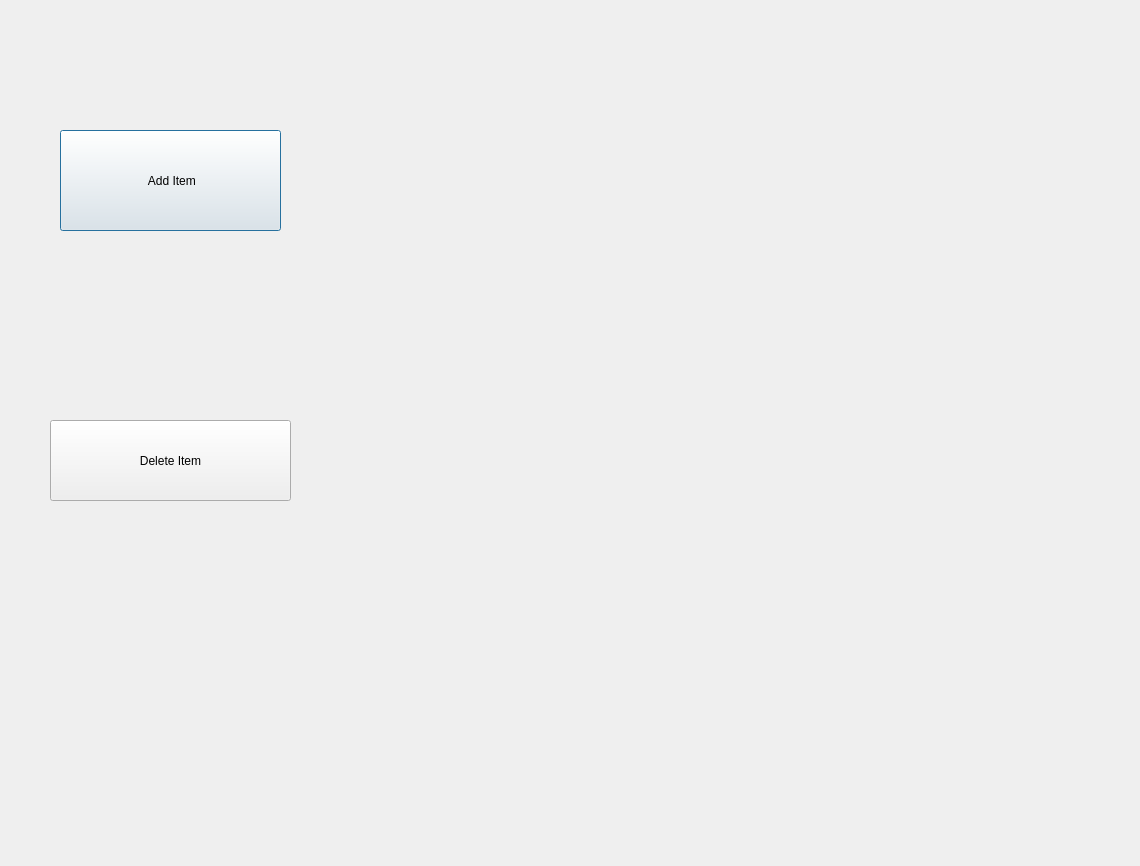
<?xml version="1.0" encoding="UTF-8"?>
<ui version="4.0">
 <class>Products2</class>
 <widget class="QDialog" name="Products2">
  <property name="geometry">
   <rect>
    <x>0</x>
    <y>0</y>
    <width>1140</width>
    <height>866</height>
   </rect>
  </property>
  <property name="windowTitle">
   <string>Dialog</string>
  </property>
  <widget class="QPushButton" name="pushButton_additemseller">
   <property name="geometry">
    <rect>
     <x>60</x>
     <y>130</y>
     <width>221</width>
     <height>101</height>
    </rect>
   </property>
   <property name="text">
    <string> Add Item</string>
   </property>
  </widget>
  <widget class="QPushButton" name="pushButton_deleteseller">
   <property name="geometry">
    <rect>
     <x>50</x>
     <y>420</y>
     <width>241</width>
     <height>81</height>
    </rect>
   </property>
   <property name="text">
    <string>Delete Item</string>
   </property>
  </widget>
 </widget>
 <resources/>
 <connections/>
</ui>
